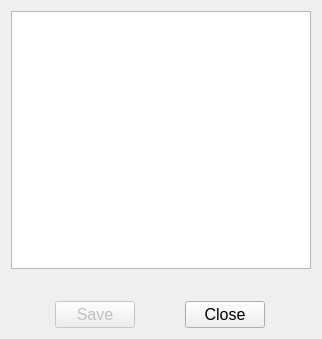
<?xml version="1.0" encoding="UTF-8"?>
<ui version="4.0">
 <class>Dialog</class>
 <widget class="QDialog" name="Dialog">
  <property name="geometry">
   <rect>
    <x>0</x>
    <y>0</y>
    <width>320</width>
    <height>339</height>
   </rect>
  </property>
  <property name="sizePolicy">
   <sizepolicy hsizetype="Preferred" vsizetype="Preferred">
    <horstretch>0</horstretch>
    <verstretch>0</verstretch>
   </sizepolicy>
  </property>
  <property name="maximumSize">
   <size>
    <width>16777215</width>
    <height>16777215</height>
   </size>
  </property>
  <property name="font">
   <font>
    <family>Arial</family>
    <pointsize>12</pointsize>
   </font>
  </property>
  <property name="windowTitle">
   <string>Data at ROI center line </string>
  </property>
  <layout class="QVBoxLayout" name="verticalLayout_2">
   <item>
    <layout class="QVBoxLayout" name="verticalLayout" stretch="1,0,0">
     <item>
      <widget class="QSplitter" name="splitter">
       <property name="orientation">
        <enum>Qt::Vertical</enum>
       </property>
       <widget class="QGraphicsView" name="graphicsView1">
        <property name="minimumSize">
         <size>
          <width>300</width>
          <height>200</height>
         </size>
        </property>
       </widget>
      </widget>
     </item>
     <item>
      <widget class="QLabel" name="label_2">
       <property name="minimumSize">
        <size>
         <width>10</width>
         <height>20</height>
        </size>
       </property>
       <property name="font">
        <font>
         <family>Microsoft YaHei</family>
         <pointsize>10</pointsize>
        </font>
       </property>
       <property name="text">
        <string/>
       </property>
      </widget>
     </item>
     <item>
      <layout class="QHBoxLayout" name="horizontalLayout">
       <item>
        <widget class="QPushButton" name="pushButton">
         <property name="enabled">
          <bool>false</bool>
         </property>
         <property name="sizePolicy">
          <sizepolicy hsizetype="Fixed" vsizetype="Fixed">
           <horstretch>0</horstretch>
           <verstretch>0</verstretch>
          </sizepolicy>
         </property>
         <property name="font">
          <font>
           <family>Arial</family>
           <pointsize>12</pointsize>
          </font>
         </property>
         <property name="text">
          <string>Save</string>
         </property>
        </widget>
       </item>
       <item>
        <widget class="QPushButton" name="pushButton_2">
         <property name="sizePolicy">
          <sizepolicy hsizetype="Fixed" vsizetype="Fixed">
           <horstretch>0</horstretch>
           <verstretch>0</verstretch>
          </sizepolicy>
         </property>
         <property name="font">
          <font>
           <family>Arial</family>
           <pointsize>12</pointsize>
          </font>
         </property>
         <property name="text">
          <string>Close</string>
         </property>
        </widget>
       </item>
      </layout>
     </item>
    </layout>
   </item>
  </layout>
 </widget>
 <resources/>
 <connections/>
</ui>
